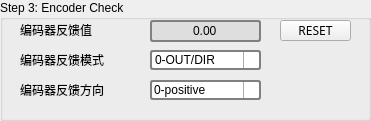
    <widget class="QGroupBox" name="step3">
     <property name="geometry">
      <rect>
       <x>200</x>
       <y>340</y>
       <width>371</width>
       <height>121</height>
      </rect>
     </property>
     <property name="title">
      <string>Step 3: Encoder Check</string>
     </property>
     <widget class="QLabel" name="label_35">
      <property name="geometry">
       <rect>
        <x>20</x>
        <y>20</y>
        <width>111</width>
        <height>20</height>
       </rect>
      </property>
      <property name="text">
       <string>编码器反馈值</string>
      </property>
     </widget>
     <widget class="QLabel" name="label_36">
      <property name="geometry">
       <rect>
        <x>20</x>
        <y>50</y>
        <width>111</width>
        <height>20</height>
       </rect>
      </property>
      <property name="text">
       <string>编码器反馈模式</string>
      </property>
     </widget>
     <widget class="QComboBox" name="encodermode">
      <property name="geometry">
       <rect>
        <x>150</x>
        <y>50</y>
        <width>111</width>
        <height>20</height>
       </rect>
      </property>
      <property name="styleSheet">
       <string notr="true">QComboBox {
    border: 2px solid gray;
    border-radius: 3px;
    min-width: 6em;
}


QComboBox::drop-down {
    subcontrol-origin: padding;
    subcontrol-position: top right;
    width: 15px;
    border-left-width: 1px;  
	border-left-color: darkgray;
    border-left-style: solid;
    border-top-right-radius: 3px;
    border-bottom-right-radius: 3px;
}

QComboBox::down-arrow {
    image: url(:/icon/res/ui_down_arrow.png);
}

QComboBox::down-arrow:on {
    top: 1px;
    left: 1px;
}


</string>
      </property>
      <property name="insertPolicy">
       <enum>QComboBox::InsertAtBottom</enum>
      </property>
      <property name="sizeAdjustPolicy">
       <enum>QComboBox::AdjustToContentsOnFirstShow</enum>
      </property>
      <item>
       <property name="text">
        <string>0-OUT/DIR</string>
       </property>
      </item>
      <item>
       <property name="text">
        <string>1-CW/CCW</string>
       </property>
      </item>
      <item>
       <property name="text">
        <string>2-1xAB</string>
       </property>
      </item>
      <item>
       <property name="text">
        <string>3-2xAB</string>
       </property>
      </item>
      <item>
       <property name="text">
        <string>4-4xAB</string>
       </property>
      </item>
     </widget>
     <widget class="QLabel" name="label_37">
      <property name="geometry">
       <rect>
        <x>20</x>
        <y>80</y>
        <width>111</width>
        <height>20</height>
       </rect>
      </property>
      <property name="text">
       <string>编码器反馈方向</string>
      </property>
     </widget>
     <widget class="QComboBox" name="encoderdir">
      <property name="geometry">
       <rect>
        <x>150</x>
        <y>80</y>
        <width>111</width>
        <height>20</height>
       </rect>
      </property>
      <property name="styleSheet">
       <string notr="true">QComboBox {
    border: 2px solid gray;
    border-radius: 3px;
    min-width: 6em;
}


QComboBox::drop-down {
    subcontrol-origin: padding;
    subcontrol-position: top right;
    width: 15px;
    border-left-width: 1px;  
	border-left-color: darkgray;
    border-left-style: solid;
    border-top-right-radius: 3px;
    border-bottom-right-radius: 3px;
}

QComboBox::down-arrow {
    image: url(:/icon/res/ui_down_arrow.png);
}

QComboBox::down-arrow:on {
    top: 1px;
    left: 1px;
}


</string>
      </property>
      <property name="editable">
       <bool>true</bool>
      </property>
      <property name="sizeAdjustPolicy">
       <enum>QComboBox::AdjustToContentsOnFirstShow</enum>
      </property>
      <property name="duplicatesEnabled">
       <bool>false</bool>
      </property>
      <property name="frame">
       <bool>true</bool>
      </property>
      <item>
       <property name="text">
        <string>0-positive</string>
       </property>
      </item>
      <item>
       <property name="text">
        <string>1-negative</string>
       </property>
      </item>
     </widget>
     <widget class="QPushButton" name="reset_fbpos">
      <property name="geometry">
       <rect>
        <x>280</x>
        <y>20</y>
        <width>71</width>
        <height>21</height>
       </rect>
      </property>
      <property name="font">
       <font>
        <family>黑体</family>
        <pointsize>9</pointsize>
        <weight>9</weight>
        <italic>false</italic>
        <bold>false</bold>
       </font>
      </property>
      <property name="styleSheet">
       <string notr="true">QPushButton {    
    border-radius: 5px;
    background-color: #00bcd4;
	font: 75 9pt &quot;黑体&quot;;
	color: white;
}

QPushButton:hover{
	background-color: #03a9f4;
	color: white;
}

QPushButton:pressed{
	background-color: #2196f3;
    border-style: inset;
}2196f3</string>
      </property>
      <property name="text">
       <string>RESET</string>
      </property>
     </widget>
     <widget class="QDoubleSpinBox" name="fbPos">
      <property name="enabled">
       <bool>true</bool>
      </property>
      <property name="geometry">
       <rect>
        <x>150</x>
        <y>20</y>
        <width>111</width>
        <height>22</height>
       </rect>
      </property>
      <property name="styleSheet">
       <string notr="true">QDoubleSpinBox {
    border: 2px solid gray;
    border-radius: 3px;
    padding: 0 8px;
    background: rgb(222, 222, 222);
    selection-background-color: darkgray;
}</string>
      </property>
      <property name="frame">
       <bool>false</bool>
      </property>
      <property name="alignment">
       <set>Qt::AlignCenter</set>
      </property>
      <property name="readOnly">
       <bool>true</bool>
      </property>
      <property name="buttonSymbols">
       <enum>QAbstractSpinBox::NoButtons</enum>
      </property>
      <property name="minimum">
       <double>-1000.000000000000000</double>
      </property>
      <property name="maximum">
       <double>1000.000000000000000</double>
      </property>
     </widget>
    </widget>
